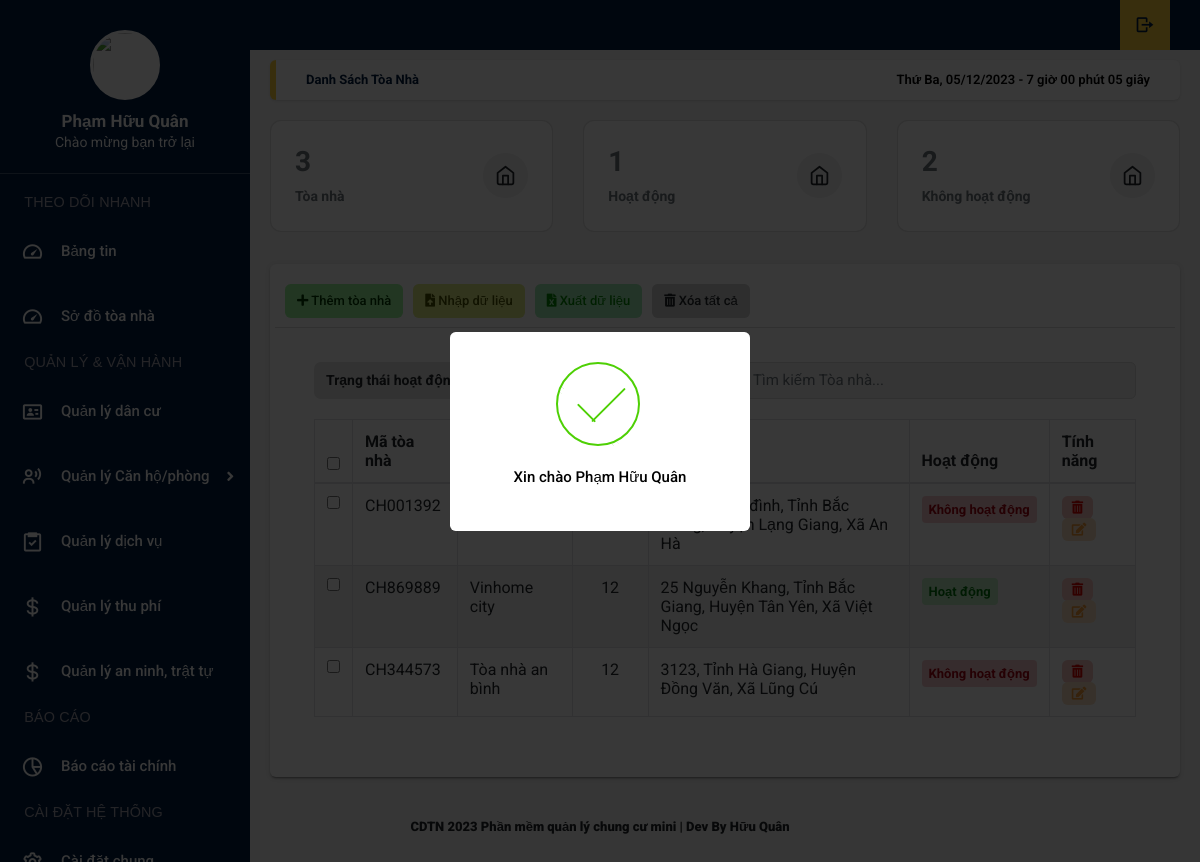
The app's page /home.php?title=toanha (signed in) with its own data.
### tables this page shows
CREATE TABLE `tb_toanha` (
  `id_toanha` int(11) NOT NULL,
  `ten_toanha` varchar(50) NOT NULL,
  `ma_toanha` varchar(50) NOT NULL,
  `so_tang` int(11) NOT NULL,
  `trangthai_toanha` int(11) NOT NULL,
  `diachi_chitiet` text NOT NULL,
  `tinhthanh` varchar(50) DEFAULT NULL,
  `quanhuyen` varchar(50) DEFAULT NULL,
  `phuongxa` varchar(50) DEFAULT NULL
);

### doc/main/danh_sach_toanha.php (the view, shortened to what this page needs)
<?php
   include_once './function.php';
  $sqlcount = "SELECT COUNT(*) FROM tb_toanha;";
  $sqlcountON = "SELECT COUNT(*) FROM tb_toanha WHERE tb_toanha.trangthai_toanha = 1;";
  $sqlcountOFF = "SELECT COUNT(*) FROM tb_toanha WHERE tb_toanha.trangthai_toanha = 0;";
  $querycount = mysqli_query($conn, $sqlcount);
  $querycountON = mysqli_query($conn, $sqlcountON);
  $querycountOFF = mysqli_query($conn, $sqlcountOFF);
  $count = mysqli_fetch_array($querycount);
  $countON = mysqli_fetch_array($querycountON);
  $countOFF = mysqli_fetch_array($querycountOFF);
?>
<main class="app-content">
<div class="app-title">
      <ul class="app-breadcrumb breadcrumb side">
        <li class="breadcrumb-item active"><a href="#"><b>Danh sách tòa nhà</a></li>
      </ul>
      <div id="clock"></div>
    </div>
<div data-v-3893a66a="" class="row match-height">
      <div data-v-3893a66a="" class="col-sm-4 col-12">
        <div data-v-3893a66a="" class="card">
          <div class="card-body d-flex justify-content-between align-items-center">
            <div class="truncate">
              <h2 class="mb-25 font-weight-bolder text-secondary"> <?php echo $count['COUNT(*)'] ?> </h2>
              <span class="text-secondary">Tòa nhà</span>
            </div>
            <span class="b-avatar badge-light-secondary rounded-circle" style="width: 45px; height: 45px;">
              <span class="b-avatar-custom">
              </span>
            </span>
          </div>
        </div>
      </div>
      <div data-v-3893a66a="" class="col-sm-4 col-12">
        <div data-v-3893a66a="" class="card">
          <div class="card-body d-flex justify-content-between align-items-center">
            <div class="truncate">
              <h2 class="mb-25 font-weight-bolder text-secondary"> <?php echo $countON['COUNT(*)'] ?> </h2>
              <span class="text-secondary">Hoạt động</span>
            </div>
            <span class="b-avatar badge-light-secondary rounded-circle" style="width: 45px; height: 45px;">
              <span class="b-avatar-custom">
              </span>
            </span>
          </div>
        </div>
      </div>
      <div data-v-3893a66a="" class="col-sm-4 col-12">
        <div data-v-3893a66a="" class="card">
          <div class="card-body d-flex justify-content-between align-items-center">
            <div class="truncate">
              <h2 class="mb-25 font-weight-bolder text-secondary"> <?php echo $countOFF['COUNT(*)'] ?> </h2>
              <span class="text-secondary">Không hoạt động</span>
            </div>
            <span class="b-avatar badge-light-secondary rounded-circle" style="width: 45px; height: 45px;">
              <span class="b-avatar-custom">
              </span>
            </span>
          </div>
        </div>
      </div>
    </div>
    <div class="row">
      <div class="col-md-12">
        <div class="tile">
          <div class="tile-body">
            <div class="row element-button">
              <div class="col-sm-2">
                <a class="btn btn-add btn-sm" href="#" title="Thêm"><i class="fas fa-plus"></i>
                  Thêm tòa nhà</a>
              </div>
              <div class="col-sm-2">
                <a class="btn btn-delete btn-sm nhap-tu-file" type="button" title="Nhập" onclick="myFunction(this)"><i
                    class="fas fa-file-upload"></i> Nhập dữ liệu</a>
              </div>
              <div class="col-sm-2">
                <a class="btn btn-excel btn-sm" href="" title="In"><i class="fas fa-file-excel"></i> Xuất dữ liệu</a>
              </div>
              <div class="col-sm-2">
                <a class="btn btn-delete btn-sm" type="button" title="Xóa" onclick="myFunction(this)"><i
                    class="fas fa-trash-alt"></i> Xóa tất cả </a>
              </div>
            </div>
            <div class="card-body">
            <div data-v-7f820fac="" class="row search-form">
              <div class="col-md-6 statustoanha">
                                   <div class="select-btn">
                                      <span>Trạng thái hoạt động</span>
                                  </div>
                </div>
              <div data-v-7f820fac="" class="col-md-6 search-input-building">
                <input data-v-7f820fac="" type="text" placeholder="Tìm kiếm Tòa nhà..." class="form-control" id="__BVID__395">
              </div>
            </div>
            <table class="table table-hover table-bordered js-copytextarea" cellpadding="0" cellspacing="0" border="0" id="">
              <thead>
                      <tr>
                        <th width="10"><input type="checkbox" id="all"></th>
                        <th width="110">Mã tòa nhà</th>
                        <th width="150">Tên tòa nhà</th>
                        <th width="100" class="text-center">Số tầng</th>
                        <th width="500">Địa chỉ</th>
                        <th width="110">Hoạt động</th>
                        <th width="120">Tính năng</th>
                      </tr>
                    </thead>
                  <tbody id="tbhtml">
                    <?php
                      $sql = "SELECT tb_toanha.*, COUNT(tb_canho_phong.id_canho_phong) AS so_luong_phong
                      FROM tb_toanha
                      LEFT JOIN tb_canho_phong ON tb_toanha.id_toanha = tb_canho_phong.id_toanha
                      GROUP BY tb_toanha.id_toanha;";
                        $query = mysqli_query($conn, $sql);
                        if(mysqli_num_rows($query) > 0){
                        while ($row = mysqli_fetch_array($query)) {
                      ?>
                      <tr id="row_<?php echo $row['id_toanha']; ?>">
                        <td width="10"><input type="checkbox" name="check1" value="1"></td>
                        <td class="ma_toanha"><?php echo $row['ma_toanha']; ?></td>
                        <td class="ten_toanha"><?php echo $row['ten_toanha']; ?></td>
                        <td class="text-center so_tang" ><?php echo $row['so_tang']; ?></td>
                        <td class="diachi_chitiet">
                          <?php
                                $showaddress = array();
                          if (!empty($row['diachi_chitiet'])) {
                                  $showaddress[] = $row['diachi_chitiet'];
                              }
                              if (!empty($row['tinhthanh'])) {
                                  $showaddress[] = $row['tinhthanh'];
                              }
                              if (!empty($row['quanhuyen'])) {
                                  $showaddress[] = $row['quanhuyen'];
                              }
                              if (!empty($row['phuongxa'])) {
                                  $showaddress[] = $row['phuongxa'];
                              }
                              $show_address = implode(', ', $showaddress);
                              echo $show_address;
                          ?>
                        </td>
                        <td class="trangthai_toanha">
                          <?php
                          if($row['trangthai_toanha'] == 1){
                            echo '<span class="badge bg-success" style="font-size: 13px;"><b class="span_pending">Hoạt động</b></span>';
                          }else if($row['trangthai_toanha'] == 0){
                            echo '<span class="badge bg-danger" style="font-size: 13px;"><b class="span_pending">Không hoạt động</b></span>';
                          }
                          ?>
                        </td>
                        <td class="table-td-center">
                          <button class="btn btn-primary btn-sm trash" type="button" title="Xóa" id="btn-delete" data-id="<?php echo $row['id_toanha']  ?>"><i class="fas fa-trash-alt"></i>
                          </button>
                          <button class="btn btn-primary btn-sm edit" type="button" title="Sửa" id="btn-edit"
                            data-toggle="modal" data-target="#ModalUP" data-id="<?php echo $row['id_toanha']?>"><i class="fas fa-edit"></i>
                          </button>
                        </td>
                      </tr>
                      <?php
                      }
                    }else{
                        echo '<td valign="top" colspan="10" class="dataTables_empty" style="text-align: center;">Không tìm thấy kết quả</td>';
                    }
                      ?>
                  </tbody>
                </table>
              </div>
          </div>
        </div>
      </div>
    </div>
</main>

### home.php (shortened to what this page needs)
<!DOCTYPE html>
<html lang="en">
<head>
  <link rel="stylesheet" type="text/css" href="css/main.css">
  <link rel="stylesheet" type="text/css" href="css/chunk-fdbc685e.f4f760a7.css">
  <link rel="stylesheet" href="https://cdnjs.cloudflare.com/ajax/libs/jquery-confirm/3.3.2/jquery-confirm.min.css">
  <link rel="stylesheet" href="https://cdn.jsdelivr.net/npm/boxicons@latest/css/boxicons.min.css">
  <link rel="stylesheet" href="https://unpkg.com/boxicons@latest/css/boxicons.min.css">
  <link rel="stylesheet" type="text/css" href="https://maxcdn.bootstrapcdn.com/font-awesome/4.7.0/css/font-awesome.min.css">
  <link rel="stylesheet" href="https://use.fontawesome.com/releases/v5.8.2/css/all.css">
  <link rel="stylesheet" href="https://cdn.jsdelivr.net/npm/bootstrap-select@1.13.14/dist/css/bootstrap-select.min.css">
</head>
<body onload="time()" class="app sidebar-mini rtl">
<?php
            include("doc/header.php");
            include("doc/sidebar.php");
            include("doc/main.php");
            include("doc/footer.php");
?>
</body>
</html>

### doc/header.php (shortened to what this page needs)
<header class="app-header">
    <ul class="app-nav">
      <li><a class="app-nav__item" href="../components/logout.php"><i class='bx bx-log-out bx-rotate-180'></i> </a>
      </li>
    </ul>
  </header>

### doc/sidebar.php (shortened to what this page needs)
<aside class="app-sidebar">
  <div class="app-sidebar__user"><img class="app-sidebar__user-avatar" src="/images/<?php echo $_SESSION['hinh_anh']?>" width="50px"
      alt="User Image">
    <div>
      <p class="app-sidebar__user-name"><b><?php echo $_SESSION['ten_hien_thi'] ?></b></p>
      <p class="app-sidebar__user-designation">Chào mừng bạn trở lại</p>
    </div>
  </div>
  <hr>
  <ul class="app-menu">
    <li class="navigation-header text-truncate">
          <span>Theo dõi nhanh</span>
    </li>
    <li>
          <a class="app-menu__item" href="">
                <i class='app-menu__icon bx bx-tachometer'></i>
          <span class="app-menu__label">Bảng tin</span></a>
    </li>
    <li>
          <a class="app-menu__item" href="../home.php?title=sodotoanha">
                <i class='app-menu__icon bx bx-tachometer'></i>
          <span class="app-menu__label">Sở đồ tòa nhà</span></a>
    </li>
    <li class="navigation-header text-truncate">
          <span>QUẢN LÝ & VẬN HÀNH</span>
    </li>
    <li>
          <a class="app-menu__item " href="../home.php?title=quanlydancu">
                <i class='app-menu__icon bx bx-id-card'></i>
          <span class="app-menu__label">Quản lý dân cư</span></a>
    </li>
    <li>
          <a class="app-menu__item sub-btn" href="#">
                <i class='app-menu__icon bx bx-user-voice'></i>
                <span class="app-menu__label">Quản lý Căn hộ/phòng</span>
                <i class="fas fa-angle-right dropdown"></i>
          </a>
    </li>
    <li>
          <a class="app-menu__item" href="../home.php?title=quanlydichvu">
                <i class='app-menu__icon bx bx-task'></i>
          <span class="app-menu__label">Quản lý dịch vụ</span></a>
    </li>
    <li>
          <a class="app-menu__item" href="../home.php?title=quanlythuphi">
          <i class='app-menu__icon bx bx-dollar'></i>
          <span class="app-menu__label">Quản lý thu phí</span></a>
    </li>
    <li>
          <a class="app-menu__item" href="../home.php?title=quanlyanninh_trattu">
                <i class='app-menu__icon bx bx-dollar'></i>
          <span class="app-menu__label">Quản lý an ninh, trật tự</span></a>
    </li>
    <li class="navigation-header text-truncate">
          <span>BÁO CÁO</span>
    </li>
    <li>
          <a class="app-menu__item" href="quan-ly-bao-cao.html">
                <i class='app-menu__icon bx bx-pie-chart-alt-2'></i>
          <span class="app-menu__label">Báo cáo tài chính</span></a>
    </li>
    <li class="navigation-header text-truncate">
          <span>CÀI ĐẶT HỆ THỐNG</span>
    </li>
    <li>
          <a class="app-menu__item" href="#">
                <i class='app-menu__icon bx bx-cog'></i>
          <span class="app-menu__label">Cài đặt chung</span></a>
    </li>
  </ul>
</aside>

### doc/main.php
<?php
            if(isset($_GET['title'])){
                $tam = $_GET['title'];
                if($tam == "toanha"){
                    include("main/danh_sach_toanha.php");
                }else if($tam == "quanlydancu"){
                    include("main/danh_sach_dancu.php");
                }else if($tam == "quanlydichvu"){
                    include("main/danh_sach_dichvu.php");
                }else if($tam == "quanlythuphi"){
                    include("main/danh_sach_hoadon.php");
                }else if($tam == "quanlyanninh_trattu"){
                    include("main/danh_sach_aninh_tratu.php");
                }else if($tam == "canho_phong"){
                    include("main/danh_sach_canho_phong.php");
                }else if($tam == "taisan"){
                    include("main/danh_sach_taisan.php");
                }else if($tam == "baotrisuachua"){
                    include("main/danh_sach_baotrisuachua.php");
                }else if($tam == "thanhtoanhoadon"){
                    include("main/thanhtoanhoadon.php");
                }else if($tam == "xulythanhtoanmomo"){
                    include("main/xulythanhtoanmomo.php");
                }else if($tam == "sodotoanha"){
                    include("main/so_do_toanha.php");
                }else if($tam == "addhoadon"){
                    include("main/commons/form-add-hoa-don.php");
                }
            }else{
                $tam = '';
                include("main/index.php");
            }

### doc/footer.php (shortened to what this page needs)
<footer>
  <div class="text-center" style="font-size: 13px">
      <p><b>CDTN
           Phần mềm quản lý chung cư mini | Dev By Hữu Quân
        </b></p>
    </div>
</footer>

### records on screen
tb_toanha: ma_toanha "CH001392", show_address "400 khương đình, Tỉnh Bắc Giang, Huyện Lạng Giang, Xã An Hà", trangthai_toanha "Không hoạt động"
tb_toanha: ma_toanha "CH869889", ten_toanha "Vinhome city", so_tang "12", show_address "25 Nguyễn Khang, Tỉnh Bắc Giang, Huyện Tân Yên, Xã Việt Ngọc", trangthai_toanha "Hoạt động"
tb_toanha: ma_toanha "CH344573", ten_toanha "Tòa nhà an bình", so_tang "12", show_address "3123, Tỉnh Hà Giang, Huyện Đồng Văn, Xã Lũng Cú", trangthai_toanha "Không hoạt động"

### other values on screen
$_SESSION['ten_hien_thi'] "Phạm Hữu Quân"
$count['COUNT(*)'] "3"
$countON['COUNT(*)'] "1"
$countOFF['COUNT(*)'] "2"
